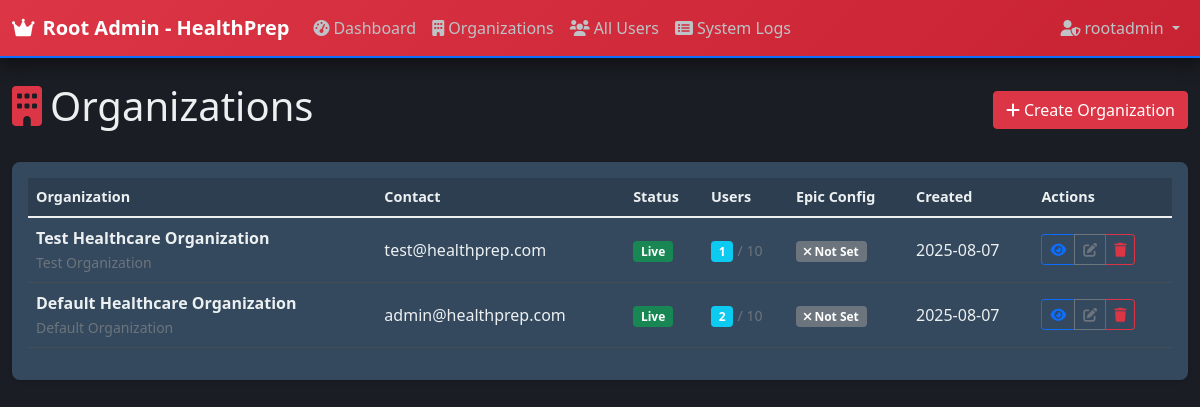
The app's page /root-admin/organizations (signed in) with its own data.
### models.py (models this page shows, shortened)
class User(UserMixin, db.Model):
    __tablename__ = 'users'
    id = db.Column(db.Integer, primary_key=True)
    username = db.Column(db.String(80), nullable=False)  # Unique within organization
    email = db.Column(db.String(120), nullable=False)  # Unique within organization
    password_hash = db.Column(db.String(255), nullable=False)
    role = db.Column(db.String(20), default='nurse', nullable=False)  # 'root_admin', 'admin', 'MA', 'nurse'
    is_admin = db.Column(db.Boolean, default=False, nullable=False)  # Kept for backward compatibility
    is_active_user = db.Column(db.Boolean, default=True, nullable=False)
    is_root_admin = db.Column(db.Boolean, default=False, nullable=False)  # Super admin for managing all organizations
    org_id = db.Column(db.Integer, db.ForeignKey('organizations.id'), nullable=True)  # Nullable for root admins
    epic_user_id = db.Column(db.String(100))  # Epic user ID for mapping
    two_factor_enabled = db.Column(db.Boolean, default=False)
    session_timeout_minutes = db.Column(db.Integer, default=30)
    last_activity = db.Column(db.DateTime, default=datetime.utcnow)
    failed_login_attempts = db.Column(db.Integer, default=0)
    locked_until = db.Column(db.DateTime)
    created_at = db.Column(db.DateTime, default=datetime.utcnow)
    last_login = db.Column(db.DateTime, default=datetime.utcnow)
    created_by = db.Column(db.Integer, db.ForeignKey('users.id'))
    updated_at = db.Column(db.DateTime, default=datetime.utcnow, onupdate=datetime.utcnow)
    __table_args__ = (
        db.UniqueConstraint('username', 'org_id', name='unique_username_per_org'),
        db.UniqueConstraint('email', 'org_id', name='unique_email_per_org'),
    )
    def is_root_admin_user(self):
        return self.is_root_admin or self.role == 'root_admin'
    def update_activity(self):
        self.last_activity = datetime.utcnow()
    @property
    def is_active(self):
        return self.is_active_user

class Organization(db.Model):
    __tablename__ = 'organizations'
    id = db.Column(db.Integer, primary_key=True)
    name = db.Column(db.String(100), nullable=False)
    display_name = db.Column(db.String(150))  # Friendly display name
    address = db.Column(db.Text)
    contact_email = db.Column(db.String(120))
    phone = db.Column(db.String(20))
    epic_client_id = db.Column(db.String(100))  # Epic client ID
    epic_client_secret = db.Column(db.String(255))  # Encrypted Epic client secret
    epic_fhir_url = db.Column(db.String(255))  # Epic FHIR base URL
    epic_environment = db.Column(db.String(20), default='sandbox')  # sandbox, production
    setup_status = db.Column(db.String(20), default='incomplete')  # incomplete, live, trial, suspended
    custom_presets_enabled = db.Column(db.Boolean, default=True)
    auto_sync_enabled = db.Column(db.Boolean, default=False)
    max_users = db.Column(db.Integer, default=10)  # User limit for this org
    created_at = db.Column(db.DateTime, default=datetime.utcnow)
    updated_at = db.Column(db.DateTime, default=datetime.utcnow, onupdate=datetime.utcnow)
    trial_expires = db.Column(db.DateTime)  # For trial accounts
    users = db.relationship('User', backref='organization', lazy=True)
    epic_credentials = db.relationship('EpicCredentials', backref='organization', lazy=True, cascade='all, delete-orphan')
    @property
    def user_count(self):
        from sqlalchemy import func
        return db.session.query(func.count(User.id)).filter(User.org_id == self.id).scalar() or 0

### routes/root_admin_routes.py (the view)
@root_admin_bp.route('/organizations')
@login_required
@root_admin_required
def organizations():
    try:
        organizations = Organization.query.order_by(Organization.created_at.desc()).all()
        return render_template('root_admin/organizations.html', organizations=organizations)
    except Exception as e:
        logger.error(f"Error loading organizations: {str(e)}")
        flash('Error loading organizations', 'error')
        return render_template('error/500.html'), 500

### app.py (called while the page is built)
def register_template_utilities(app):
    @app.template_filter('datetime')
    def datetime_filter(value, format='%Y-%m-%d %H:%M'):
        if value is None:
            return ""
        return value.strftime(format)
    @app.context_processor
    def inject_cache_timestamp():
        import time
        return dict(cache_timestamp=int(time.time()))
    @app.context_processor
    def inject_csrf_token():
        from flask_wtf.csrf import generate_csrf
        return dict(csrf_token=lambda: generate_csrf())

### routes/root_admin_routes.py (called while the page is built)
def root_admin_required(f):
    @functools.wraps(f)
    def decorated_function(*args, **kwargs):
        if not current_user.is_authenticated or not current_user.is_root_admin_user():
            flash('Root admin access required', 'error')
            return redirect(url_for('main.index'))
        return f(*args, **kwargs)
    return decorated_function

### templates/root_admin/organizations.html (shortened to what this page needs)
{% extends "root_admin/base_root_admin.html" %}
{% block content %}
<div class="row">
    <div class="col-12">
        <div class="d-flex justify-content-between align-items-center mb-4">
            <h1>
                <i class="fas fa-building text-danger me-2"></i>Organizations
            </h1>
            <a href="{{ url_for('root_admin.create_organization') }}" class="btn btn-danger">
                <i class="fas fa-plus me-1"></i>Create Organization
            </a>
        </div>
    </div>
</div>
<div class="row">
    <div class="col-12">
        <div class="card root-admin-card">
            <div class="card-body">
                {% if organizations %}
                    <div class="table-responsive">
                        <table class="table table-hover">
                            <thead>
                                <tr>
                                    <th>Organization</th>
                                    <th>Contact</th>
                                    <th>Status</th>
                                    <th>Users</th>
                                    <th>Epic Config</th>
                                    <th>Created</th>
                                    <th>Actions</th>
                                </tr>
                            </thead>
                            <tbody>
                                {% for org in organizations %}
                                <tr>
                                    <td>
                                        <div>
                                            <strong>{{ org.display_name or org.name }}</strong>
                                            {% if org.display_name and org.display_name != org.name %}
                                                <br><small class="text-muted">{{ org.name }}</small>
                                            {% endif %}
                                        </div>
                                    </td>
                                    <td>
                                        {% if org.contact_email %}
                                            <div>{{ org.contact_email }}</div>
                                        {% endif %}
                                    </td>
                                    <td>
                                        {% if org.setup_status == 'live' %}
                                            <span class="badge bg-success">Live</span>
                                        {% elif org.setup_status == 'trial' %}
                                            <span class="badge bg-warning">Trial</span>
                                        {% elif org.setup_status == 'incomplete' %}
                                            <span class="badge bg-secondary">Setup</span>
                                        {% else %}
                                            <span class="badge bg-danger">Suspended</span>
                                        {% endif %}
                                    </td>
                                    <td>
                                        <span class="badge bg-info">{{ org.user_count }}</span>
                                        <small class="text-muted">/ {{ org.max_users }}</small>
                                    </td>
                                    <td>
                                        {% if org.epic_client_id %}
                                            <span class="badge bg-success">
                                                <i class="fas fa-check"></i> Configured
                                            </span>
                                        {% else %}
                                            <span class="badge bg-secondary">
                                                <i class="fas fa-times"></i> Not Set
                                            </span>
                                        {% endif %}
                                    </td>
                                    <td>{{ org.created_at.strftime('%Y-%m-%d') }}</td>
                                    <td>
                                        <div class="btn-group btn-group-sm">
                                            <a href="{{ url_for('root_admin.view_organization', org_id=org.id) }}"
                                               class="btn btn-outline-primary" title="View">
                                                <i class="fas fa-eye"></i>
                                            </a>
                                            <a href="{{ url_for('root_admin.edit_organization', org_id=org.id) }}"
                                               class="btn btn-outline-secondary" title="Edit">
                                                <i class="fas fa-edit"></i>
                                            </a>
                                            <button type="button" class="btn btn-outline-danger"
                                                    onclick="deleteOrganization({{ org.id }}, '{{ org.name }}')"
                                                    title="Delete">
                                                <i class="fas fa-trash"></i>
                                            </button>
                                        </div>
                                    </td>
                                </tr>
                                {% endfor %}
                            </tbody>
                        </table>
                    </div>
                {% endif %}
            </div>
        </div>
    </div>
</div>
{% endblock %}

### templates/root_admin/base_root_admin.html (shortened to what this page needs)
<!DOCTYPE html>
<html lang="en">
<head>
    <link href="https://cdn.jsdelivr.net/npm/bootstrap@5.1.3/dist/css/bootstrap.min.css" rel="stylesheet">
    <link href="https://cdnjs.cloudflare.com/ajax/libs/font-awesome/6.0.0/css/all.min.css" rel="stylesheet">
    <link href="{{ url_for('static', filename='css/custom.css') }}" rel="stylesheet">
</head>
<body>
    <nav class="navbar navbar-expand-lg navbar-dark root-admin-nav">
        <div class="container-fluid">
            <a class="navbar-brand" href="{{ url_for('root_admin.dashboard') }}">
                <i class="fas fa-crown me-2"></i>Root Admin - HealthPrep
            </a>
            <div class="collapse navbar-collapse" id="navbarNav">
                <ul class="navbar-nav me-auto">
                    <li class="nav-item">
                        <a class="nav-link" href="{{ url_for('root_admin.dashboard') }}">
                            <i class="fas fa-tachometer-alt me-1"></i>Dashboard
                        </a>
                    </li>
                    <li class="nav-item">
                        <a class="nav-link" href="{{ url_for('root_admin.organizations') }}">
                            <i class="fas fa-building me-1"></i>Organizations
                        </a>
                    </li>
                    <li class="nav-item">
                        <a class="nav-link" href="{{ url_for('root_admin.all_users') }}">
                            <i class="fas fa-users me-1"></i>All Users
                        </a>
                    </li>
                    <li class="nav-item">
                        <a class="nav-link" href="{{ url_for('root_admin.system_logs') }}">
                            <i class="fas fa-list-alt me-1"></i>System Logs
                        </a>
                    </li>
                </ul>
                <ul class="navbar-nav">
                    <li class="nav-item dropdown">
                        <a class="nav-link dropdown-toggle" href="#" id="navbarDropdown" role="button" data-bs-toggle="dropdown">
                            <i class="fas fa-user-shield me-1"></i>{{ current_user.username }}
                        </a>
                    </li>
                </ul>
            </div>
        </div>
    </nav>
    <div class="container-fluid mt-4">
        {% block content %}{% endblock %}
    </div>
</body>
</html>

### static/css/custom.css (style rules this page uses)
:root { --hp-primary: #0d6efd; --hp-secondary: #6c757d; --hp-success: #198754; --hp-danger: #dc3545; --hp-warning: #ffc107; --hp-info: #0dcaf0; --hp-light: #f8f9fa; --hp-dark: #212529; --hp-complete: #20c997; --hp-due-soon: #fd7e14; --hp-due: #e74c3c; --hp-overdue: #ad2121; --hp-confidence-high: #28a745; --hp-confidence-medium: #ffc107; --hp-confidence-low: #dc3545; --hp-bg-primary: #1a1d23; --hp-bg-secondary: #2c3e50; --hp-bg-card: #34495e; --hp-text-primary: #ecf0f1; --hp-text-secondary: #bdc3c7; --hp-text-muted: #95a5a6; --hp-border-color: #454d55; --hp-shadow-sm: 0 0.125rem 0.25rem rgba(0, 0, 0, 0.3); --hp-shadow: 0 0.5rem 1rem rgba(0, 0, 0, 0.4); --hp-shadow-lg: 0 1rem 3rem rgba(0, 0, 0, 0.5); --hp-font-family-medical: 'Segoe UI', Tahoma, Geneva, Verdana, sans-serif; --hp-font-size-medical: 0.9rem; --hp-line-height-medical: 1.5; }
body { background-color: var(--hp-bg-primary); color: var(--hp-text-primary); font-family: var(--hp-font-family-medical); line-height: var(--hp-line-height-medical); }
.container, .container-fluid { max-width: 1400px; }
.navbar { background-color: var(--hp-bg-secondary) !important; border-bottom: 2px solid var(--hp-primary); box-shadow: var(--hp-shadow); }
.navbar-brand { font-weight: 600; color: var(--hp-text-primary) !important; }
.navbar-nav .nav-link { color: var(--hp-text-secondary) !important; font-weight: 500; transition: color 0.3s ease; }
.card { background-color: var(--hp-bg-card); border: 1px solid var(--hp-border-color); box-shadow: var(--hp-shadow-sm); border-radius: 0.5rem; }
.card-body { color: var(--hp-text-primary); }
.table { color: var(--hp-text-primary); background-color: transparent; }
.table th { background-color: var(--hp-bg-secondary); border-color: var(--hp-border-color); color: var(--hp-text-primary); font-weight: 600; font-size: var(--hp-font-size-medical); }
.table td { border-color: var(--hp-border-color); vertical-align: middle; }

### templates/root_admin/base_root_admin.html (style rules this page uses)
.root-admin-nav { background: linear-gradient(135deg, #dc3545 0%, #c82333 100%); }
.navbar-brand { font-weight: bold; color: white !important; }
.nav-link { color: rgba(255,255,255,0.8) !important; }
.root-admin-card { border: none; box-shadow: 0 2px 4px rgba(0,0,0,0.1); }

### records on screen
User: username "rootadmin"
Organization: display_name "Test Healthcare Organization", name "Test Organization", contact_email "test@healthprep.com", setup_status "Live", user_count "1", max_users "10", shows "Not Set", created_at "2025-08-07"
Organization: display_name "Default Healthcare Organization", name "Default Organization", contact_email "admin@healthprep.com", setup_status "Live", user_count "2", max_users "10", shows "Not Set", created_at "2025-08-07"
